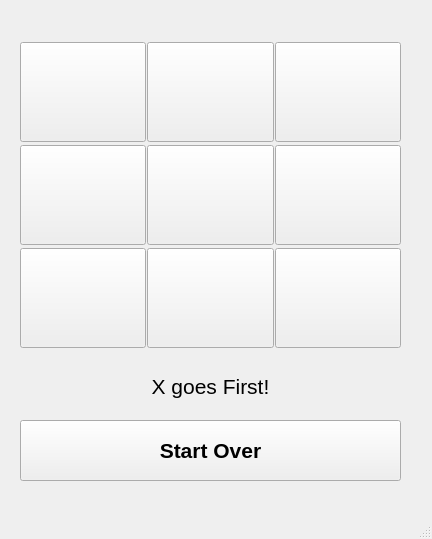
<?xml version="1.0" encoding="UTF-8"?>
<ui version="4.0">
 <class>MainWindow</class>
 <widget class="QMainWindow" name="MainWindow">
  <property name="geometry">
   <rect>
    <x>0</x>
    <y>0</y>
    <width>432</width>
    <height>539</height>
   </rect>
  </property>
  <property name="windowTitle">
   <string>MainWindow</string>
  </property>
  <widget class="QWidget" name="centralwidget">
   <widget class="QWidget" name="gridLayoutWidget">
    <property name="geometry">
     <rect>
      <x>20</x>
      <y>40</y>
      <width>381</width>
      <height>311</height>
     </rect>
    </property>
    <layout class="QGridLayout" name="gridLayout">
     <property name="spacing">
      <number>1</number>
     </property>
     <item row="1" column="0">
      <widget class="QPushButton" name="pushButton_2">
       <property name="sizePolicy">
        <sizepolicy hsizetype="Minimum" vsizetype="Fixed">
         <horstretch>100</horstretch>
         <verstretch>100</verstretch>
        </sizepolicy>
       </property>
       <property name="minimumSize">
        <size>
         <width>100</width>
         <height>100</height>
        </size>
       </property>
       <property name="font">
        <font>
         <pointsize>16</pointsize>
        </font>
       </property>
       <property name="text">
        <string/>
       </property>
      </widget>
     </item>
     <item row="2" column="0">
      <widget class="QPushButton" name="pushButton_3">
       <property name="sizePolicy">
        <sizepolicy hsizetype="Minimum" vsizetype="Fixed">
         <horstretch>100</horstretch>
         <verstretch>100</verstretch>
        </sizepolicy>
       </property>
       <property name="minimumSize">
        <size>
         <width>100</width>
         <height>100</height>
        </size>
       </property>
       <property name="font">
        <font>
         <pointsize>16</pointsize>
        </font>
       </property>
       <property name="text">
        <string/>
       </property>
      </widget>
     </item>
     <item row="0" column="1">
      <widget class="QPushButton" name="pushButton_4">
       <property name="sizePolicy">
        <sizepolicy hsizetype="Minimum" vsizetype="Fixed">
         <horstretch>100</horstretch>
         <verstretch>100</verstretch>
        </sizepolicy>
       </property>
       <property name="minimumSize">
        <size>
         <width>100</width>
         <height>100</height>
        </size>
       </property>
       <property name="font">
        <font>
         <pointsize>16</pointsize>
        </font>
       </property>
       <property name="text">
        <string/>
       </property>
      </widget>
     </item>
     <item row="0" column="0">
      <widget class="QPushButton" name="pushButton_1">
       <property name="sizePolicy">
        <sizepolicy hsizetype="Minimum" vsizetype="Fixed">
         <horstretch>100</horstretch>
         <verstretch>100</verstretch>
        </sizepolicy>
       </property>
       <property name="minimumSize">
        <size>
         <width>100</width>
         <height>100</height>
        </size>
       </property>
       <property name="font">
        <font>
         <pointsize>16</pointsize>
        </font>
       </property>
       <property name="text">
        <string/>
       </property>
      </widget>
     </item>
     <item row="0" column="2">
      <widget class="QPushButton" name="pushButton_7">
       <property name="sizePolicy">
        <sizepolicy hsizetype="Minimum" vsizetype="Fixed">
         <horstretch>100</horstretch>
         <verstretch>100</verstretch>
        </sizepolicy>
       </property>
       <property name="minimumSize">
        <size>
         <width>100</width>
         <height>100</height>
        </size>
       </property>
       <property name="font">
        <font>
         <pointsize>16</pointsize>
        </font>
       </property>
       <property name="text">
        <string/>
       </property>
      </widget>
     </item>
     <item row="1" column="1">
      <widget class="QPushButton" name="pushButton_5">
       <property name="sizePolicy">
        <sizepolicy hsizetype="Minimum" vsizetype="Fixed">
         <horstretch>100</horstretch>
         <verstretch>100</verstretch>
        </sizepolicy>
       </property>
       <property name="minimumSize">
        <size>
         <width>100</width>
         <height>100</height>
        </size>
       </property>
       <property name="font">
        <font>
         <pointsize>16</pointsize>
        </font>
       </property>
       <property name="text">
        <string/>
       </property>
      </widget>
     </item>
     <item row="1" column="2">
      <widget class="QPushButton" name="pushButton_8">
       <property name="sizePolicy">
        <sizepolicy hsizetype="Minimum" vsizetype="Fixed">
         <horstretch>100</horstretch>
         <verstretch>100</verstretch>
        </sizepolicy>
       </property>
       <property name="minimumSize">
        <size>
         <width>100</width>
         <height>100</height>
        </size>
       </property>
       <property name="font">
        <font>
         <pointsize>16</pointsize>
        </font>
       </property>
       <property name="text">
        <string/>
       </property>
      </widget>
     </item>
     <item row="2" column="1">
      <widget class="QPushButton" name="pushButton_6">
       <property name="sizePolicy">
        <sizepolicy hsizetype="Minimum" vsizetype="Fixed">
         <horstretch>100</horstretch>
         <verstretch>100</verstretch>
        </sizepolicy>
       </property>
       <property name="minimumSize">
        <size>
         <width>100</width>
         <height>100</height>
        </size>
       </property>
       <property name="font">
        <font>
         <pointsize>16</pointsize>
        </font>
       </property>
       <property name="text">
        <string/>
       </property>
      </widget>
     </item>
     <item row="2" column="2">
      <widget class="QPushButton" name="pushButton_9">
       <property name="sizePolicy">
        <sizepolicy hsizetype="Minimum" vsizetype="Fixed">
         <horstretch>100</horstretch>
         <verstretch>100</verstretch>
        </sizepolicy>
       </property>
       <property name="minimumSize">
        <size>
         <width>100</width>
         <height>100</height>
        </size>
       </property>
       <property name="font">
        <font>
         <pointsize>16</pointsize>
        </font>
       </property>
       <property name="text">
        <string/>
       </property>
      </widget>
     </item>
    </layout>
   </widget>
   <widget class="QLabel" name="label">
    <property name="geometry">
     <rect>
      <x>20</x>
      <y>370</y>
      <width>381</width>
      <height>33</height>
     </rect>
    </property>
    <property name="font">
     <font>
      <pointsize>16</pointsize>
     </font>
    </property>
    <property name="text">
     <string>X goes First!</string>
    </property>
    <property name="alignment">
     <set>Qt::AlignCenter</set>
    </property>
   </widget>
   <widget class="QPushButton" name="start_over">
    <property name="geometry">
     <rect>
      <x>20</x>
      <y>420</y>
      <width>381</width>
      <height>61</height>
     </rect>
    </property>
    <property name="font">
     <font>
      <pointsize>16</pointsize>
      <weight>75</weight>
      <bold>true</bold>
     </font>
    </property>
    <property name="text">
     <string>Start Over</string>
    </property>
   </widget>
  </widget>
  <widget class="QMenuBar" name="menubar">
   <property name="geometry">
    <rect>
     <x>0</x>
     <y>0</y>
     <width>432</width>
     <height>26</height>
    </rect>
   </property>
  </widget>
  <widget class="QStatusBar" name="statusbar"/>
 </widget>
 <resources/>
 <connections/>
</ui>
